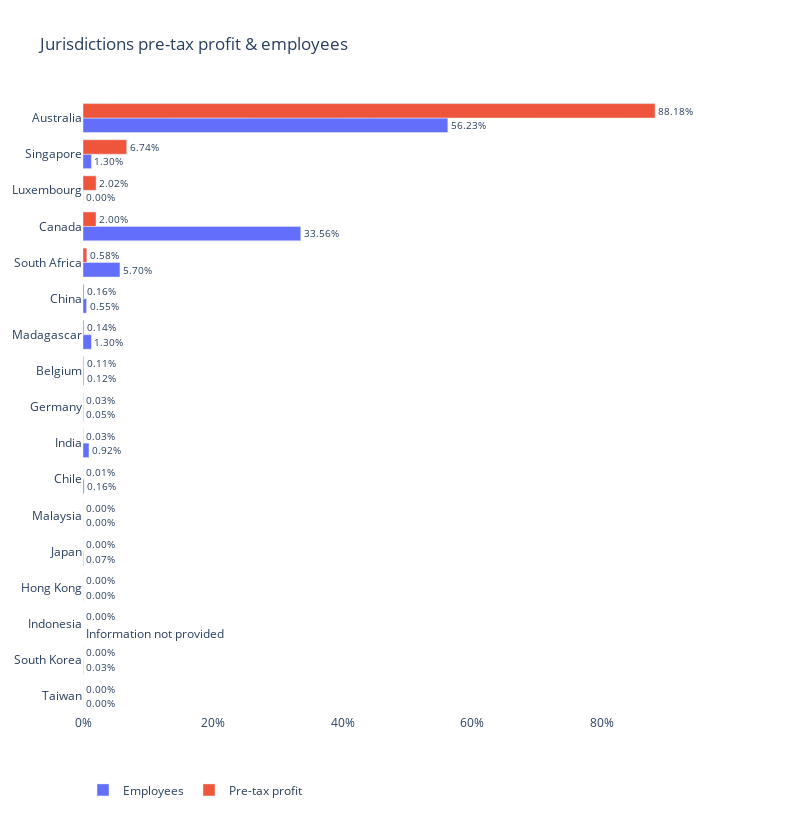

Notebook code for this chart:
### Code cell
display_pretax_profit_and_employees_rank(df=df, company=company, year=year)

### Figure 1 — Plotly figure (JSON) as saved in the notebook; plotly's stock layout.template omitted (floating-point values rounded to 4 significant figures)
{"data": [{"alignmentgroup": "True", "hovertemplate": "%{y: text}: %{x: .3%}", "legendgroup": "Employees", "marker": {"color": "#636efa", "pattern": {"shape": ""}}, "name": "Employees", "offsetgroup": "Employees", "orientation": "h", "showlegend": true, "textposition": ["outside", "outside", "none", "outside", "outside", "outside", "outside", "outside", "outside", "outside", "outside", "outside", "outside", "outside", "outside", "outside", "outside"], "texttemplate": "%{x:.2%}", "type": "bar", "x": [2.841e-05, 0.0002557, null, 2.841e-05, 0.0006818, 2.841e-05, 0.001648, 0.009205, 0.0005114, 0.001222, 0.01304, 0.005483, 0.05696, 0.3356, 2.841e-05, 0.01295, 0.5623], "xaxis": "x", "y": ["Taiwan", "South Korea", "Indonesia", "Hong Kong", "Japan", "Malaysia", "Chile", "India", "Germany", "Belgium", "Madagascar", "China", "South Africa", "Canada", "Luxembourg", "Singapore", "Australia"], "yaxis": "y"}, {"alignmentgroup": "True", "hovertemplate": "%{y: text}: %{x: .3%}", "legendgroup": "Pre-tax profit", "marker": {"color": "#EF553B", "pattern": {"shape": ""}}, "name": "Pre-tax profit", "offsetgroup": "Pre-tax profit", "orientation": "h", "showlegend": true, "textposition": ["outside", "outside", "outside", "outside", "outside", "outside", "outside", "outside", "outside", "outside", "outside", "outside", "outside", "outside", "outside", "outside", "outside"], "texttemplate": "%{x:.2%}", "type": "bar", "x": [8.812e-07, 4.515e-06, 7.083e-06, 9.756e-06, 1.354e-05, 4.333e-05, 6.892e-05, 0.0002676, 0.0003032, 0.001081, 0.001412, 0.001556, 0.005839, 0.02002, 0.02024, 0.06738, 0.8818], "xaxis": "x", "y": ["Taiwan", "South Korea", "Indonesia", "Hong Kong", "Japan", "Malaysia", "Chile", "India", "Germany", "Belgium", "Madagascar", "China", "South Africa", "Canada", "Luxembourg", "Singapore", "Australia"], "yaxis": "y"}], "layout": {"annotations": [{"font": {"size": 12}, "showarrow": false, "text": "Information not provided", "x": 0.001, "xanchor": "left", "y": 2, "yshift": -10}], "barmode": "group", "height": 816, "legend": {"orientation": "h", "title": {"text": ""}, "tracegroupgap": 0}, "plot_bgcolor": "white", "title": {"text": "Jurisdictions pre-tax profit & employees"}, "width": 800, "xaxis": {"anchor": "y", "domain": [0, 1], "range": [0, 0.9818], "tickformat": ".0%", "title": {}}, "yaxis": {"anchor": "x", "domain": [0, 1], "title": {}}}}
